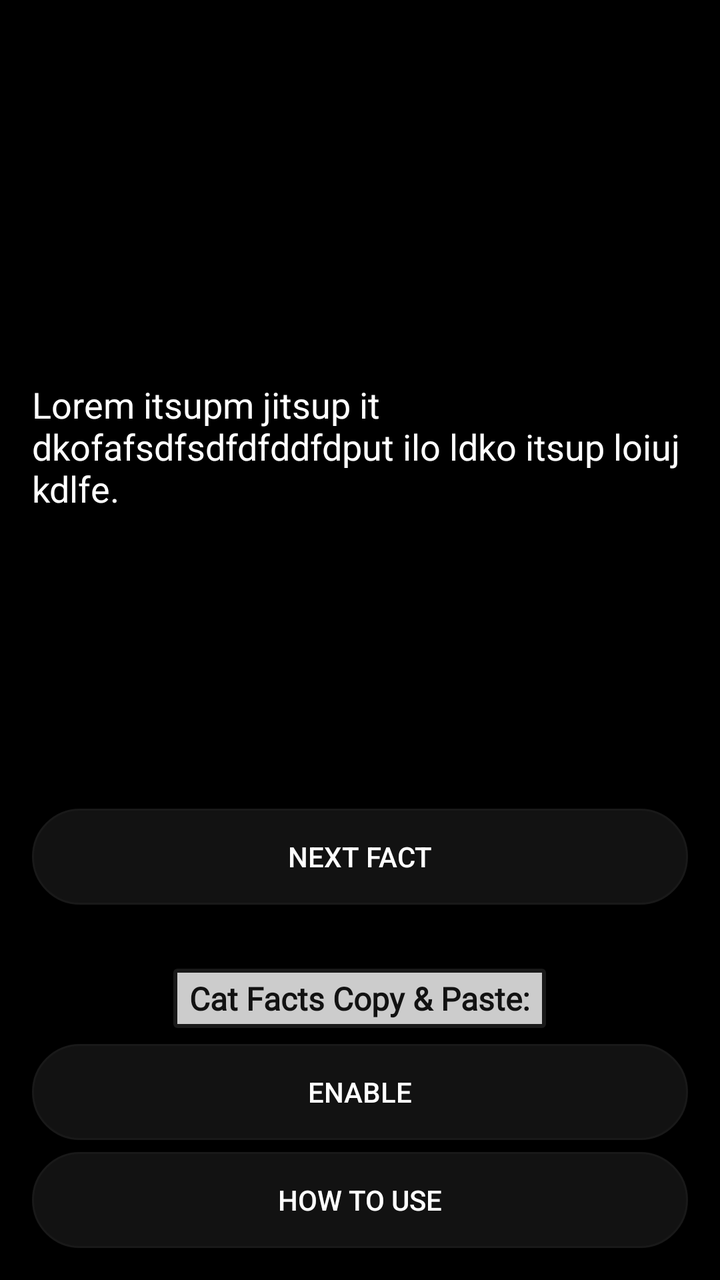
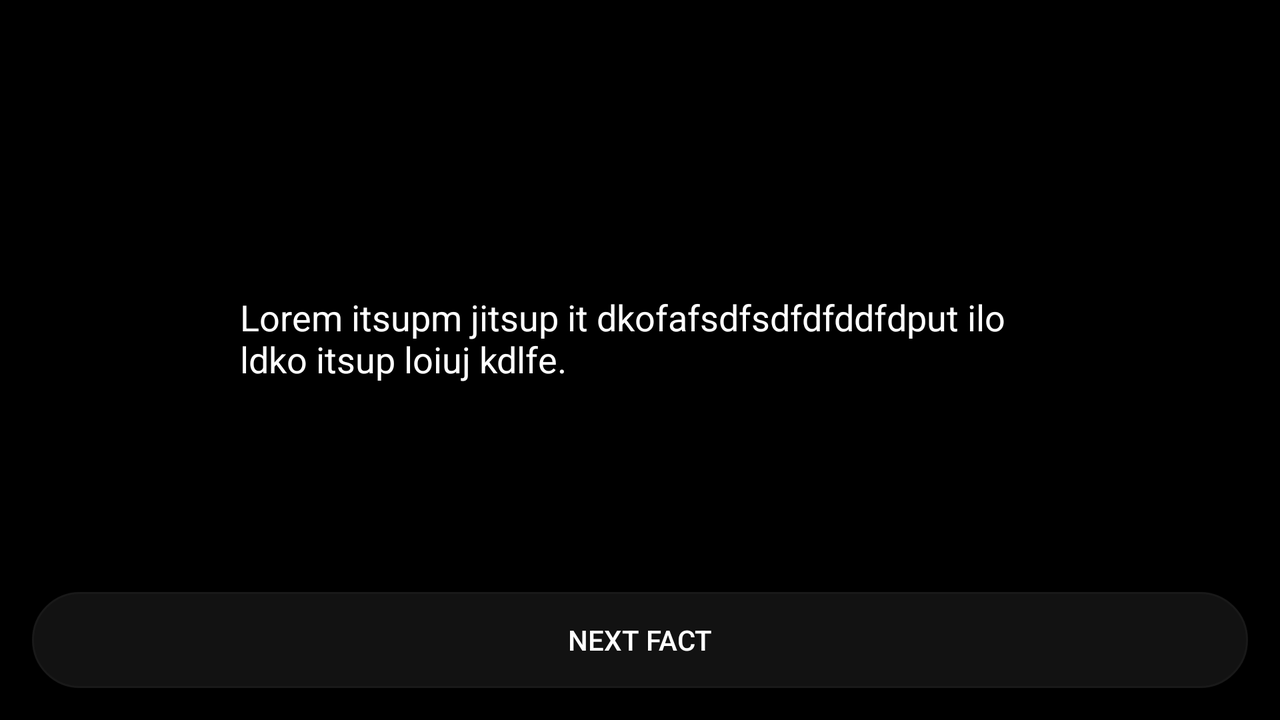

An Android layout and its configuration variant, each rendered on a device that would load it. The default file and the variant file are quoted in full after the pictures.
<!-- AndroidManifest.xml: application theme AppTheme -->
<!-- res/layout/activity_main.xml -->
<?xml version="1.0" encoding="utf-8"?>
<androidx.constraintlayout.widget.ConstraintLayout xmlns:android="http://schemas.android.com/apk/res/android"
    xmlns:app="http://schemas.android.com/apk/res-auto"
    xmlns:tools="http://schemas.android.com/tools"
    android:layout_width="match_parent"
    android:layout_height="match_parent"
    android:background="@color/background"
    tools:context=".MainActivity">

    <ScrollView
        android:id="@+id/scroll_view"
        android:layout_width="match_parent"
        android:layout_height="0dp"
        app:layout_constraintEnd_toEndOf="parent"
        app:layout_constraintStart_toStartOf="parent"
        app:layout_constraintTop_toTopOf="parent"
        app:layout_constraintBottom_toTopOf="@id/next_fact_btn">

        <LinearLayout
            android:id="@+id/fact_layout"
            android:layout_width="match_parent"
            android:layout_height="wrap_content"
            android:layout_gravity="center_vertical"
            android:orientation="vertical">

            <LinearLayout
                android:id="@+id/header_container"
                android:layout_width="match_parent"
                android:layout_height="wrap_content"
                android:gravity="center">

                <TextView
                    android:id="@+id/current_fact_header_tv"
                    android:visibility="invisible"
                    android:layout_width="wrap_content"
                    android:layout_height="wrap_content"
                    android:background="@drawable/background_header"
                    android:fontFamily="@font/stoke_light"
                    android:paddingHorizontal="8dp"
                    android:paddingVertical="2dp"
                    android:text="@string/cat_facts"
                    android:textColor="@color/background"
                    android:textSize="24sp"
                    android:textStyle="bold" />
            </LinearLayout>

            <TextView
                android:id="@+id/current_fact_tv"
                android:layout_width="wrap_content"
                android:layout_height="wrap_content"
                android:layout_marginTop="6dp"
                android:layout_marginHorizontal="16dp"
                android:layout_gravity="center_horizontal"
                android:maxWidth="400dp"
                android:textSize="18sp"
                android:textColor="@color/white"
                tools:text="Lorem itsupm jitsup it dkofafsdfsdfdfddfdput ilo ldko itsup loiuj kdlfe."/>
        </LinearLayout>

    </ScrollView>

    <Button
        android:id="@+id/next_fact_btn"
        android:layout_width="match_parent"
        android:layout_height="wrap_content"
        android:text="@string/next_fact"
        android:layout_marginBottom="32dp"
        app:layout_constraintBottom_toTopOf="@id/copy_paste_layout"
        app:layout_constraintStart_toStartOf="parent"
        app:layout_constraintEnd_toEndOf="parent"
        style="@style/button"/>

    <LinearLayout
        android:id="@+id/copy_paste_layout"
        android:layout_width="match_parent"
        android:layout_height="wrap_content"
        android:orientation="vertical"
        android:gravity="center"
        android:layout_marginBottom="16dp"
        app:layout_constraintBottom_toBottomOf="parent">

        <TextView
            android:id="@+id/main_header_tv"
            android:layout_width="wrap_content"
            android:layout_height="wrap_content"
            android:background="@drawable/background_header"
            android:fontFamily="@font/stoke_light"
            android:paddingHorizontal="8dp"
            android:paddingVertical="4dp"
            android:textSize="16sp"
            android:text="@string/cat_facts_fast_paste"
            android:textColor="@color/colorPrimaryDark"
            android:textStyle="bold" />

        <Button
            android:id="@+id/enable_btn"
            android:layout_width="match_parent"
            android:layout_height="wrap_content"
            android:layout_marginTop="8dp"
            android:text="@string/enable"
            style="@style/button"/>

        <Button
            android:id="@+id/tutorial_button"
            android:layout_width="match_parent"
            android:layout_height="wrap_content"
            android:layout_marginTop="6dp"
            android:text="@string/how_to_use"
            style="@style/button"/>
    </LinearLayout>



</androidx.constraintlayout.widget.ConstraintLayout>
<!-- resources referenced by this layout -->
<resources>
  <color name="background">#000000</color>
  <color name="colorPrimaryDark">#121212</color>
  <color name="white">#FFFFFF</color>
  <!-- drawable background_header (drawable) -->
  <?xml version="1.0" encoding="utf-8"?>
  <shape xmlns:android="http://schemas.android.com/apk/res/android">
  
      <solid
          android:color="#CCCCCC"/>
  
      <corners
          android:radius="1dp"/>
  
      <stroke
          android:color="@color/boarderColor"
          android:width="2dp"/>
  
  </shape>
  <string name="cat_facts">Cat Facts</string>
  <string name="cat_facts_fast_paste">Cat Facts Copy &amp; Paste:</string>
  <string name="enable">ENABLE</string>
  <string name="how_to_use">HOW TO USE</string>
  <string name="next_fact">NEXT FACT</string>
  <style name="button">
          <item name="android:layout_marginLeft">16dp</item>
          <item name="android:layout_marginRight">16dp</item>
          <item name="android:background">@drawable/background_btn</item>
          <item name="android:textColor">@color/white</item>
      </style>
  <style name="AppTheme" parent="Theme.AppCompat.NoActionBar">
          
          <item name="colorPrimary">@color/colorPrimary</item>
          <item name="colorPrimaryDark">@color/colorPrimaryDark</item>
          <item name="colorAccent">@color/colorAccent</item>
          <item name="android:navigationBarColor" tools:targetApi="lollipop">@color/background</item>
          <item name="android:windowAnimationStyle">@style/CustomActivityAnimation</item>
      </style>
  <color name="boarderColor">#191919</color>
  <!-- drawable background_btn (drawable) -->
  <?xml version="1.0" encoding="utf-8"?>
  <shape android:shape="rectangle"
      xmlns:android="http://schemas.android.com/apk/res/android">
  
      <solid
          android:color="@color/colorPrimaryDark"/>
  
      <stroke
          android:color="@color/boarderColor"
          android:width="2dp"/>
  
      <corners
          android:radius="30dp"/>
  
  </shape>
  <color name="colorPrimary">#3949AB</color>
  <color name="colorAccent">#3949AB</color>
  <style name="CustomActivityAnimation" parent="@android:style/Animation.Activity">
          <item name="android:activityOpenEnterAnimation">@anim/open_enter</item>
          <item name="android:activityOpenExitAnimation">@anim/open_exit</item>
          <item name="android:activityCloseEnterAnimation">@anim/close_enter</item>
          <item name="android:activityCloseExitAnimation">@anim/close_exit</item>
      </style>
</resources>
<!-- res/layout-land/activity_main.xml (the repository's variant of the layout above) -->
<!-- drawn on the phone turned sideways -->
<?xml version="1.0" encoding="utf-8"?>
<androidx.constraintlayout.widget.ConstraintLayout xmlns:android="http://schemas.android.com/apk/res/android"
    xmlns:app="http://schemas.android.com/apk/res-auto"
    xmlns:tools="http://schemas.android.com/tools"
    android:layout_width="match_parent"
    android:layout_height="match_parent"
    android:background="@color/background"
    tools:context=".MainActivity">



    <ScrollView
        android:id="@+id/scroll_view"
        android:layout_width="match_parent"
        android:layout_height="0dp"
        app:layout_constraintEnd_toEndOf="parent"
        app:layout_constraintStart_toStartOf="parent"
        app:layout_constraintTop_toTopOf="parent"
        app:layout_constraintBottom_toTopOf="@id/next_fact_btn">

        <LinearLayout
            android:id="@+id/fact_layout"
            android:layout_width="match_parent"
            android:layout_height="wrap_content"
            android:layout_gravity="center_vertical"
            android:orientation="vertical">

            <LinearLayout
                android:id="@+id/header_container"
                android:layout_width="match_parent"
                android:layout_height="wrap_content"
                android:gravity="center">

                <TextView
                    android:id="@+id/current_fact_header_tv"
                    android:visibility="invisible"
                    android:layout_width="wrap_content"
                    android:layout_height="wrap_content"
                    android:background="@drawable/background_header"
                    android:fontFamily="@font/stoke_light"
                    android:paddingHorizontal="8dp"
                    android:paddingVertical="2dp"
                    android:text="@string/cat_facts"
                    android:textColor="@color/background"
                    android:textSize="24sp"
                    android:textStyle="bold" />
            </LinearLayout>

            <TextView
                android:id="@+id/current_fact_tv"
                android:layout_width="wrap_content"
                android:layout_height="wrap_content"
                android:layout_marginTop="6dp"
                android:layout_marginHorizontal="16dp"
                android:layout_gravity="center_horizontal"
                android:maxWidth="400dp"
                android:textSize="18sp"
                android:textColor="@color/white"
                tools:text="Lorem itsupm jitsup it dkofafsdfsdfdfddfdput ilo ldko itsup loiuj kdlfe."/>
        </LinearLayout>

    </ScrollView>

    <Button
        android:id="@+id/next_fact_btn"
        android:layout_width="match_parent"
        android:layout_height="wrap_content"

        android:text="@string/next_fact"
        android:layout_marginBottom="16dp"
        app:layout_constraintBottom_toBottomOf="parent"
        style="@style/button"/>


</androidx.constraintlayout.widget.ConstraintLayout>
<!-- resources referenced by the variant -->
<!-- as the phone turned sideways resolves them -->
<resources>
  <color name="background">#000000</color>
  <color name="white">#FFFFFF</color>
  <!-- drawable background_header (drawable) -->
  <?xml version="1.0" encoding="utf-8"?>
  <shape xmlns:android="http://schemas.android.com/apk/res/android">
  
      <solid
          android:color="#CCCCCC"/>
  
      <corners
          android:radius="1dp"/>
  
      <stroke
          android:color="@color/boarderColor"
          android:width="2dp"/>
  
  </shape>
  <string name="cat_facts">Cat Facts</string>
  <string name="next_fact">NEXT FACT</string>
  <style name="button">
          <item name="android:layout_marginLeft">16dp</item>
          <item name="android:layout_marginRight">16dp</item>
          <item name="android:background">@drawable/background_btn</item>
          <item name="android:textColor">@color/white</item>
      </style>
  <style name="AppTheme" parent="Theme.AppCompat.NoActionBar">
          
          <item name="colorPrimary">@color/colorPrimary</item>
          <item name="colorPrimaryDark">@color/colorPrimaryDark</item>
          <item name="colorAccent">@color/colorAccent</item>
          <item name="android:navigationBarColor" tools:targetApi="lollipop">@color/background</item>
          <item name="android:windowAnimationStyle">@style/CustomActivityAnimation</item>
      </style>
  <color name="boarderColor">#191919</color>
  <!-- drawable background_btn (drawable) -->
  <?xml version="1.0" encoding="utf-8"?>
  <shape android:shape="rectangle"
      xmlns:android="http://schemas.android.com/apk/res/android">
  
      <solid
          android:color="@color/colorPrimaryDark"/>
  
      <stroke
          android:color="@color/boarderColor"
          android:width="2dp"/>
  
      <corners
          android:radius="30dp"/>
  
  </shape>
  <color name="colorPrimary">#3949AB</color>
  <color name="colorPrimaryDark">#121212</color>
  <color name="colorAccent">#3949AB</color>
  <style name="CustomActivityAnimation" parent="@android:style/Animation.Activity">
          <item name="android:activityOpenEnterAnimation">@anim/open_enter</item>
          <item name="android:activityOpenExitAnimation">@anim/open_exit</item>
          <item name="android:activityCloseEnterAnimation">@anim/close_enter</item>
          <item name="android:activityCloseExitAnimation">@anim/close_exit</item>
      </style>
</resources>
